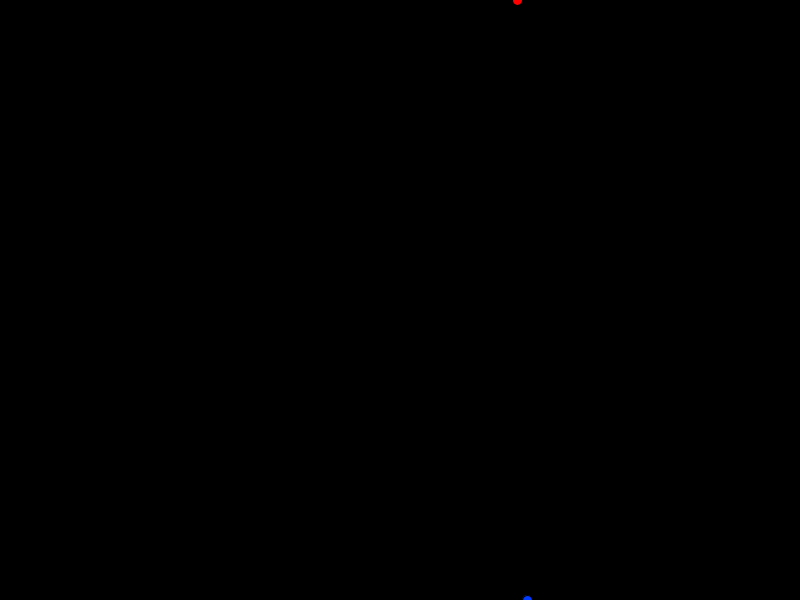
Frame 1 (no input)
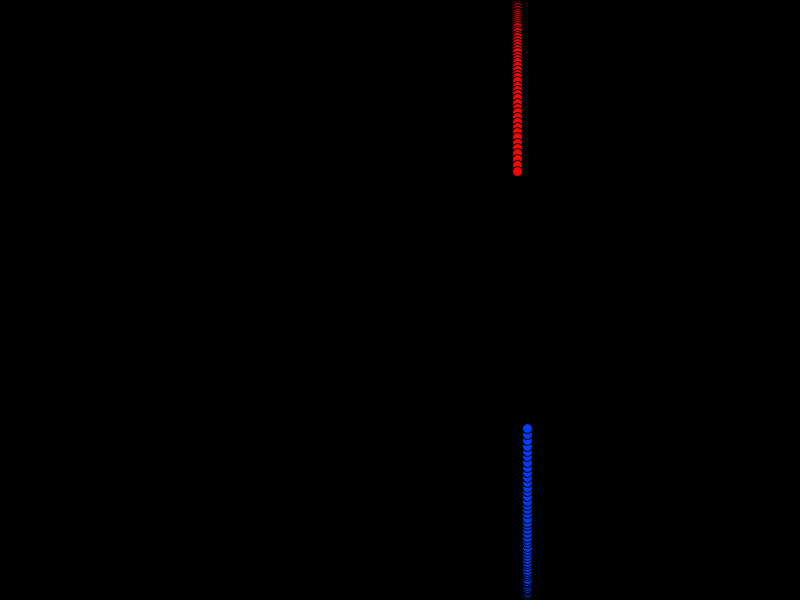
Frame 60 (the mouse pressed at the canvas centre just before this capture)
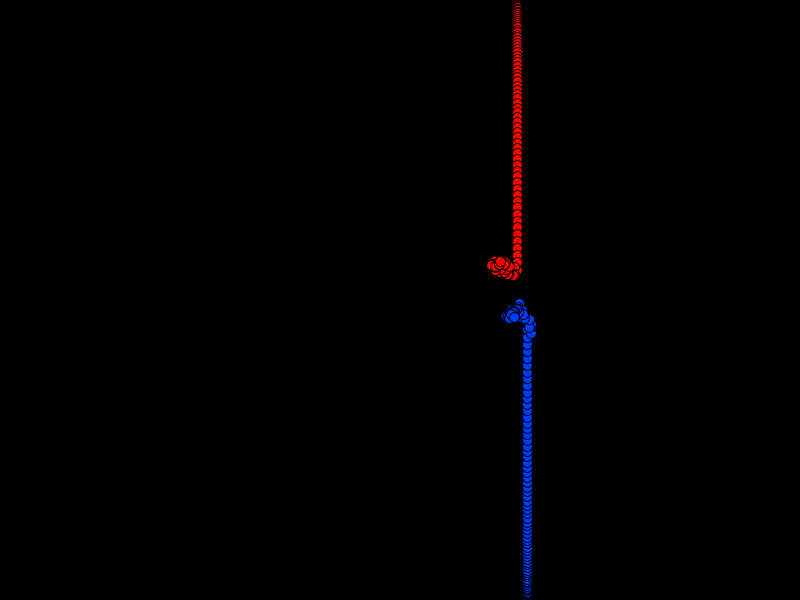
Frame 120 (the mouse held since frame 60 and released just before this capture)

The Processing sketch that drew these frames (run headless with seeded random() and noise(); from frame 60 on, the mouse is pressed at the canvas centre):

// Processing sketch: MICHELLE_CHAMBERS_Assignment_3
// ── MICHELLE_CHAMBERS_Assignment_3.pde
//Art 22 Spring 2020 Assignment 3
//April 20 2020
//author: Michelle Chambers

float x1, y1, x2, y2;//position variables
float xv, yv;//velocity variables
float stepX, stepY; //stepsize variables
float cSize, cFill; //variable for circle size and fill
int t;//time variable

void setup() {
  size(800, 600);
  colorMode(HSB);
  background(0);

  cSize=10;
  cFill=255;


  x1=random(0, width);
  y1=0;

  x2=x1+cSize;
  y2=height;

  xv=0;
  yv=0;

  stepX=5;
  stepY=5;

  t=0;
}



void draw() {

  fill(0, 255, cFill);//set fill brightness for red circle
  circle(x1, y1, cSize);//draw first circle
  fill(160, 255, cFill);//set fill brightness for blue circle
  circle(x2, y2, cSize);//draw second circle
  if (y2-y1>60||y1-y2>60) {//if dots are >60 pixels apart
    y1+=yv;//move circle one down
    y2-=yv;//move circle 2 up
    yv+=1/cSize;//move at a speed inverse to size
    t++;//increase timer
    //movement for beginning and ending, when dots are 60 pixels apart
  } else {
    x1+=random(-stepX, stepX);
    x2+=random(-stepX, stepX);
    y1+=random(-stepY, stepY);
    y2+=random(-stepY, stepY);//random walk for both dots
  }

  //movement for tangle
  if (t>500) { //upon completing a tangle
    cFill=random(50, 255);
    cSize=random(5, 40);//randomize size and fill
    stepX=random(3,8);//randomize speed of tangling dots
    stepY=stepX;

    x1=random(0, width);
    y1=0;
    x2=x1+cSize;
    y2=height;
    xv=0;
    yv=0;

    t=0;//reset everything else: position, speed, etc.
  }
}
